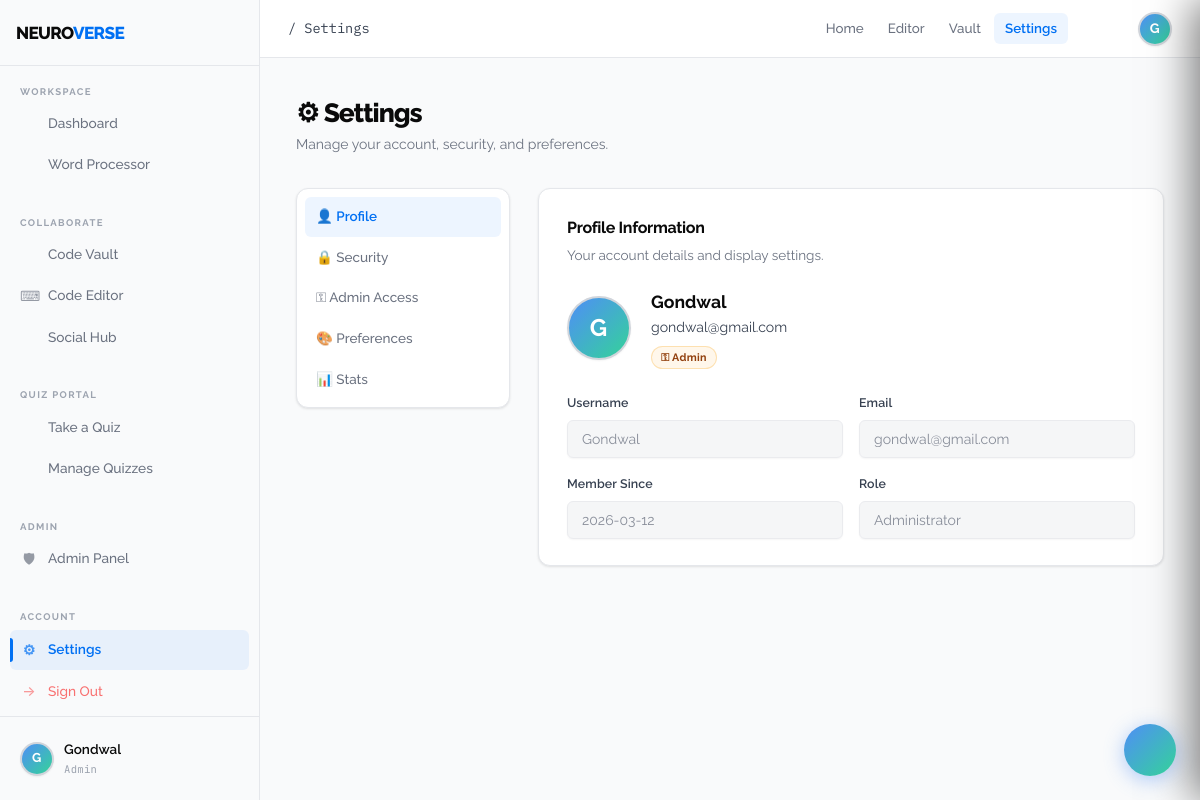
Page /settings (signed in) on the committed database.
### tables this page shows
CREATE TABLE users (
                id          INTEGER PRIMARY KEY AUTOINCREMENT,
                username    TEXT    UNIQUE NOT NULL,
                email       TEXT    UNIQUE NOT NULL,
                password    TEXT    NOT NULL,
                is_admin    INTEGER DEFAULT 0,
                created_at  TEXT    DEFAULT (datetime('now'))
            );

### app.py (the view, shortened to what this page needs)
@app.route("/settings", methods=["GET", "POST"])
@login_required
def settings():
    with get_db() as db:
        user = db.execute("SELECT * FROM users WHERE id=?", (session["user_id"],)).fetchone()
        doc_count     = db.execute("SELECT COUNT(*) AS c FROM documents WHERE user_id=?", (session["user_id"],)).fetchone()["c"]
        snippet_count = db.execute("SELECT COUNT(*) AS c FROM vault_snippets WHERE user_id=?", (session["user_id"],)).fetchone()["c"]
        quiz_count    = db.execute("SELECT COUNT(*) AS c FROM quiz_responses WHERE user_id=?", (session["user_id"],)).fetchone()["c"]
        unread = get_unread_count(session["user_id"])
    return render_template("settings.html", user=user, doc_count=doc_count, snippet_count=snippet_count, quiz_count=quiz_count, unread=unread)

### app.py (called while the page is built)
def get_db():
    conn = sqlite3.connect(app.config["DATABASE"])
    conn.row_factory = sqlite3.Row
    return conn

def get_unread_count(user_id):
    with get_db() as db:
        row = db.execute(
            "SELECT COUNT(*) AS cnt FROM messages WHERE receiver_id=? AND is_read=0",
            (user_id,)
        ).fetchone()
    return row["cnt"] if row else 0

def login_required(f):
    @wraps(f)
    def decorated(*args, **kwargs):
        if "user_id" not in session:
            return redirect(url_for("login"))
        return f(*args, **kwargs)
    return decorated

### templates/settings.html (shortened to what this page needs)
{% extends "layout.html" %}
{% block breadcrumb %}/ Settings{% endblock %}
{% block content %}
<div class="page-header">
  <div class="page-title">⚙ Settings</div>
  <div class="page-subtitle">Manage your account, security, and preferences.</div>
</div>
<div class="settings-grid">
  <nav class="settings-nav">
    <a class="settings-nav-link active" onclick="showSection('profile')"   href="#">👤 Profile</a>
    <a class="settings-nav-link"        onclick="showSection('security')"  href="#">🔒 Security</a>
    <a class="settings-nav-link"        onclick="showSection('admin')"     href="#">⚿ Admin Access</a>
    <a class="settings-nav-link"        onclick="showSection('prefs')"     href="#">🎨 Preferences</a>
    <a class="settings-nav-link"        onclick="showSection('stats')"     href="#">📊 Stats</a>
  </nav>
  <div>
    <div class="settings-section active" id="section-profile">
      <div class="settings-card">
        <div class="settings-card-title">Profile Information</div>
        <div class="settings-card-subtitle">Your account details and display settings.</div>
        <div style="display:flex;align-items:center;gap:20px;margin-bottom:24px;">
          <div class="user-avatar" style="width:64px;height:64px;font-size:1.5rem;flex-shrink:0;">
            {{ user.username[0].upper() }}
          </div>
          <div>
            <div style="font-size:1.1rem;font-weight:700;">{{ user.username }}</div>
            <div style="color:var(--text-2);font-size:0.88rem;">{{ user.email }}</div>
            <div style="margin-top:6px;">
              {% if session.get('is_admin') %}
              <span class="badge badge-amber">⚿ Admin</span>
              {% else %}
              <span class="badge badge-blue">Member</span>
              {% endif %}
            </div>
          </div>
        </div>
        <div style="display:grid;grid-template-columns:1fr 1fr;gap:16px;">
          <div class="form-group">
            <label>Username</label>
            <input class="form-input" value="{{ user.username }}" disabled>
          </div>
          <div class="form-group">
            <label>Email</label>
            <input class="form-input" value="{{ user.email }}" disabled>
          </div>
          <div class="form-group">
            <label>Member Since</label>
            <input class="form-input" value="{{ user.created_at[:10] }}" disabled>
          </div>
          <div class="form-group">
            <label>Role</label>
            <input class="form-input" value="{% if session.get('is_admin') %}Administrator{% else %}Standard Member{% endif %}" disabled>
          </div>
        </div>
      </div>
    </div>
  </div>
</div>
{% endblock %}

### templates/layout.html (shortened to what this page needs)
{% extends "base.html" %}
{% block body %}
<aside class="sidebar" id="sidebar">
  <div class="sidebar-logo">
    <div style="display:flex;align-items:center;gap:10px;">
      <span class="sidebar-logo-text">NEURO<span>VERSE</span>
    </div>
  </div>
  <div class="sidebar-section">
    <div class="sidebar-section-label">Workspace</div>
    <nav class="sidebar-nav">
      <a href="{{ url_for('dashboard') }}" class="sidebar-link {% if request.endpoint == 'dashboard' %}active{% endif %}">
         Dashboard
      </a>
      <a href="{{ url_for('editor') }}" class="sidebar-link {% if request.endpoint == 'editor' %}active{% endif %}">
         Word Processor
      </a>
    </nav>
  </div>
  <div class="sidebar-section" style="margin-top:8px;">
    <div class="sidebar-section-label">Collaborate</div>
    <nav class="sidebar-nav">
      <a href="{{ url_for('vault') }}" class="sidebar-link {% if request.endpoint == 'vault' %}active{% endif %}">
         Code Vault
      </a>
      <a href="{{ url_for('code_editor') }}" class="sidebar-link {% if request.endpoint == 'code_editor' %}active{% endif %}">
        <span class="link-icon">⌨</span> Code Editor
      </a>
      <a href="javascript:void(0)" class="sidebar-link" id="chatToggleSidebar" onclick="window.chatToggle()">
   Social Hub
</a>
    </nav>
  </div>
  <div class="sidebar-section" style="margin-top:8px;">
    <div class="sidebar-section-label">Quiz Portal</div>
    <nav class="sidebar-nav">
      <a href="{{ url_for('quiz_home') }}" class="sidebar-link {% if request.endpoint in ['quiz_home','quiz_attempt'] %}active{% endif %}">
         Take a Quiz
      </a>
      {% if session.get('is_admin') %}
      <a href="{{ url_for('quiz_manage') }}" class="sidebar-link {% if request.endpoint in ['quiz_manage','quiz_create','quiz_responses','quiz_review'] %}active{% endif %}">
         Manage Quizzes
      </a>
      {% endif %}
    </nav>
  </div>
  {% if session.get('is_admin') %}
  <div class="sidebar-section" style="margin-top:8px;">
    <div class="sidebar-section-label">Admin</div>
    <nav class="sidebar-nav">
      <a href="{{ url_for('admin_panel') }}" class="sidebar-link {% if request.endpoint == 'admin_panel' %}active{% endif %}">
        <span class="link-icon">🛡</span> Admin Panel
      </a>
    </nav>
  </div>
  {% endif %}
  <div class="sidebar-section" style="margin-top:8px;">
    <div class="sidebar-section-label">Account</div>
    <nav class="sidebar-nav">
      <a href="{{ url_for('settings') }}" class="sidebar-link {% if request.endpoint == 'settings' %}active{% endif %}">
        <span class="link-icon">⚙</span> Settings
      </a>
      <a href="{{ url_for('logout') }}" class="sidebar-link" style="color:#f87171;">
        <span class="link-icon">→</span> Sign Out
      </a>
    </nav>
  </div>
  <div class="sidebar-footer">
    <div class="sidebar-user">
      <div class="user-avatar" style="width:34px;height:34px;font-size:0.8rem;flex-shrink:0;">
        {{ session.username[0].upper() }}
      </div>
      <div class="sidebar-user-info">
        <div class="sidebar-user-name">{{ session.username }}</div>
        <div class="sidebar-user-role">{% if session.get('is_admin') %}Admin{% else %}Member{% endif %}</div>
      </div>
    </div>
  </div>
</aside>
<header class="navbar">
  <div class="navbar-brand">
    <span style="font-size:0.85rem;color:var(--text-2);font-family:'IBM Plex Mono',monospace;font-weight:400;">
      {% block breadcrumb %}Dashboard{% endblock %}
    </span>
  </div>
  <nav class="navbar-links">
    <a href="{{ url_for('dashboard') }}" class="{% if request.endpoint == 'dashboard' %}active{% endif %}">Home</a>
    <a href="{{ url_for('editor') }}" class="{% if request.endpoint == 'editor' %}active{% endif %}">Editor</a>
    <a href="{{ url_for('vault') }}" class="{% if request.endpoint == 'vault' %}active{% endif %}">Vault</a>
    <a href="{{ url_for('settings') }}" class="{% if request.endpoint == 'settings' %}active{% endif %}">Settings</a>
  </nav>
  <div class="navbar-right">
    <button class="btn-icon-ghost" id="chatToggleBtn" title="Social Hub" style="position:relative;font-size:1rem;">
    </button>
    <div class="user-avatar" title="{{ session.username }}">
      {{ session.username[0].upper() }}
    </div>
  </div>
</header>
<div class="app-body">
  <div class="main-content page-enter">
    {% block content %}{% endblock %}
  </div>
</div>
<button class="chat-toggle {% if unread is defined and unread > 0 %}has-unread{% endif %}" id="chatFab" title="Social Hub">
</button>
{% endblock %}

### templates/layout.html (style rules this page uses)
#chatFab { position: fixed; bottom: 24px; right: 24px; z-index: 1000; width: 52px; height: 52px; border-radius: 50%; background: linear-gradient(135deg, #4f8ef7, #34d399); border: none; color: #fff; font-size: 1.3rem; cursor: pointer; box-shadow: 0 4px 20px rgba(79,142,247,0.45); display: flex; align-items: center; justify-content: center; transition: transform 0.2s, box-shadow 0.2s; }
.btn-icon-ghost { background: none; border: none; color: #94a3b8; cursor: pointer; padding: 6px; border-radius: 6px; font-size: 1rem; transition: color 0.15s, background 0.15s; }
.user-avatar { width: 34px; height: 34px; border-radius: 50%; background: linear-gradient(135deg,#4f8ef7,#34d399); color: #fff; display: flex; align-items: center; justify-content: center; font-weight: 700; font-size: 0.85rem; flex-shrink: 0; }

### rows in the picture
users: username "Gondwal", username "G", email "gondwal@gmail.com", created_at "2026-03-12"

### other values in the picture
{{ session.username[0].upper() }} "G"
